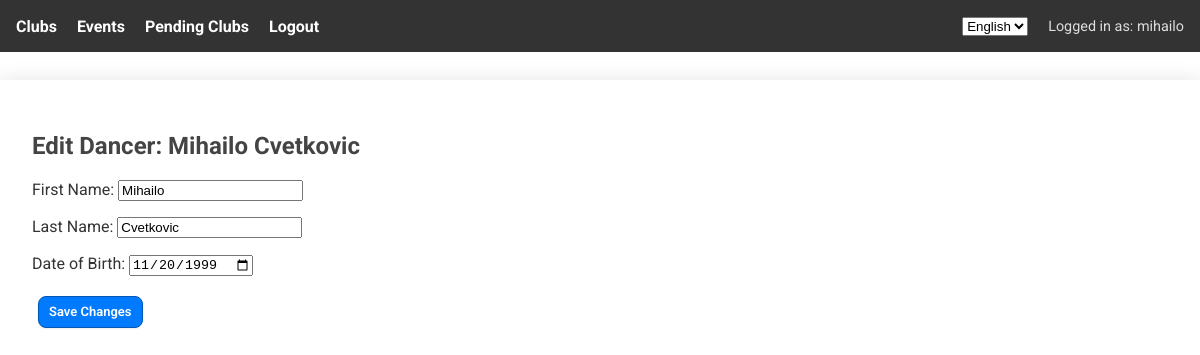
The app's page /dancers/1/edit/ (signed in) with its own data.
### core/models.py (models this page shows, shortened)
class Dancer(models.Model):
    first_name = models.CharField(max_length=100, verbose_name=_("First Name"))
    last_name = models.CharField(max_length=100, verbose_name=_("Last Name"))
    date_of_birth = models.DateField(verbose_name=_("Date of Birth"))
    club = models.ForeignKey(
        DanceClub, on_delete=models.CASCADE, related_name='dancers',
        verbose_name=_("Club")
    )
    class Meta:
        verbose_name = _("Dancer")
        verbose_name_plural = _("Dancers")

### core/views.py (the view)
# urls.py: path('dancers/<int:dancer_id>/edit/', views.edit_dancer, name='edit_dancer'),
@login_required
def edit_dancer(request, dancer_id):
    dancer = get_object_or_404(Dancer, id=dancer_id)
    if request.user.is_superuser or dancer.club.user == request.user:
        if request.method == 'POST':
            form = DancerForm(request.POST, instance=dancer)
            if form.is_valid():
                form.save()
                if request.user.is_superuser:
                    return redirect('admin_list_dancers', club_id=dancer.club.id)
                else:
                    return redirect('list_dancers')
        else:
            form = DancerForm(instance=dancer)
        return render(request, 'core/edit_dancer.html', {
            'form': form,
            'dancer': dancer,
            'is_superuser': request.user.is_superuser
        })
    else:
        return redirect('club_dashboard')

### core/forms.py
class DancerForm(forms.ModelForm):
    date_of_birth = forms.DateField(
        widget=forms.DateInput(attrs={'type': 'date'}),
        label=_("Date of Birth")
    )
    class Meta:
        model = Dancer
        fields = ['first_name', 'last_name', 'date_of_birth']
        labels = {
            'first_name': _("First Name"),
            'last_name': _("Last Name"),
        }

### core/context_processors.py (called while the page is built)
def add_pending_club_count(request):
    if request.user.is_authenticated and request.user.is_superuser:
        return {
            'clubs_pending_count': DanceClub.objects.filter(confirmed=False).count()
        }
    return {}

### core/templates/core/edit_dancer.html (shortened to what this page needs)
{% extends 'core/base.html' %}
{% load i18n %}
{% block content %}
    <h2>{% trans "Edit Dancer" %}: {{ dancer.first_name }} {{ dancer.last_name }}</h2>
    <form method="post">
        {{ form.as_p }}
        <button type="submit" class = "btn-edit">{% trans "Save Changes" %}</button>
    </form>
{% endblock %}

### core/templates/core/base.html (shortened to what this page needs)
{% load i18n %}
<!DOCTYPE html>
<html lang="en">
<head>
    {% load static %}
</head>
<body>
    <nav>
        <div class="nav-left">
            {% if user.is_authenticated %}
            {% if user.username|slice:":5" == "judge" %}
            <a href="{% url 'logout' %}">{% trans "Logout" %}</a>
            {% elif user.is_superuser %}
            <a href="{% url 'club_dashboard' %}">{% trans "Clubs" %}</a>
            <a href="{% url 'event_list' %}">{% trans "Events" %}</a>
            <a href="{% url 'pending_club_requests' %}" class="pending-club-link" style="position: relative;">
                {% trans "Pending Clubs" %}
            </a>
            <a href="{% url 'logout' %}">{% trans "Logout" %}</a>
            {% else %}
            <a href="{% url 'club_dashboard' %}">{% trans "My Club" %}</a>
            <a href="{% url 'list_dancers' %}">{% trans "Dancers" %}</a>
            <a href="{% url 'event_list' %}">{% trans "Events" %}</a>
            <a href="{% url 'logout' %}">{% trans "Logout" %}</a>
            {% endif %}
            {% endif %}
        </div>
        <div class="nav-right">
            <form action="{% url 'set_language' %}" method="post" style="display:inline;">
                <select name="language" onchange="this.form.submit()" style="margin-right: 10px;">
                    {% get_current_language as LANGUAGE_CODE %}
                    {% get_available_languages as LANGUAGES %}
                    {% for lang_code, lang_name in LANGUAGES %}
                    <option value="{{ lang_code }}" {% if lang_code == LANGUAGE_CODE %}selected{% endif %}>
                        {{ lang_name }}
                    </option>
                    {% endfor %}
                </select>
            </form>
            {% if user.is_authenticated %}
            <span>{% trans "Logged in as: " %}{{ user.username }}</span>
            {% endif %}
        </div>
    </nav>
    <div class="container">
        {% block content %}{% endblock %}
    </div>
</body>
</html>

### records on screen
Dancer: first_name "Mihailo", last_name "Cvetkovic", date_of_birth "11/20/1999"

### other values on screen
{{ user.username }} "mihailo"
form field language "English"
